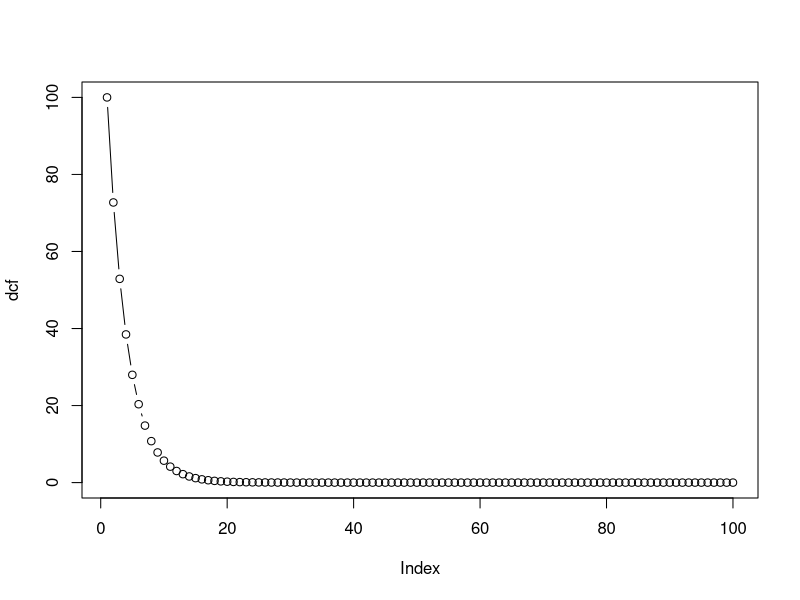
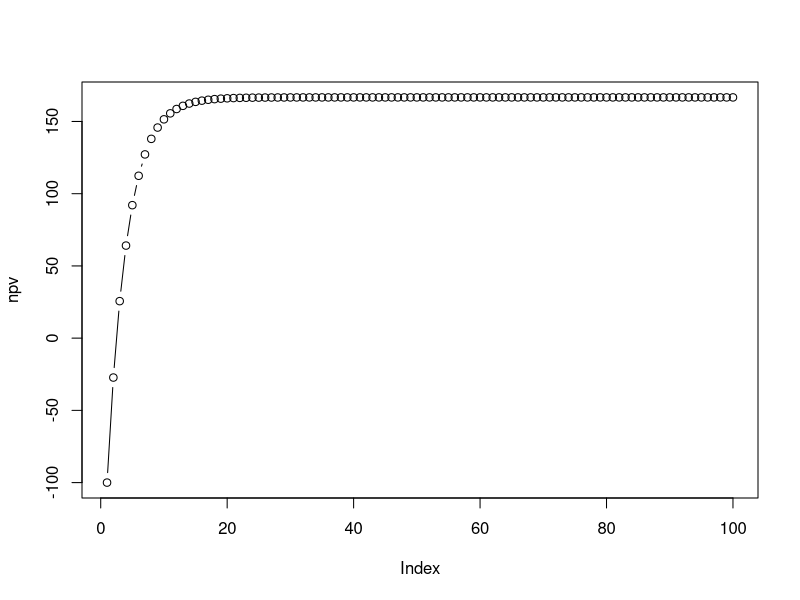
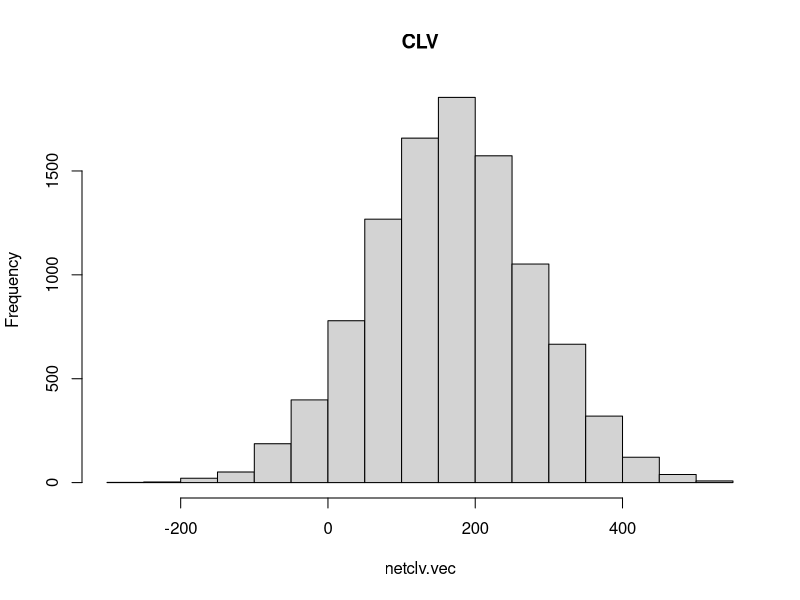

Reproduce these figures in R, in order.
####CLV CALCULATION, NET CLV, DISCOUNTED CASH FLOW MATRIX, MONTE CARLO SIMULATION

  
# Example
# M=100
# R=.8
# AC=200
# d=.1 


M = 100 #profit margin
R = .8 #retention rate
AC = 200 #aacquisition cost
i = .1 #discoujnt rate

CLV = M*(1+i)/(1+i-R) #standard clv formula
CLV

NCLV = M*(1+i)/(1+i-R) - AC #net clv is clv minus acquisition cost
NCLV


# Let's verify by listing the infinite series
maxperiod = 100
period = seq(1,maxperiod)

# discounted cash flow matrix 
dcf = rep(0,maxperiod)
npv = rep(0,maxperiod)

for (t in 1:maxperiod){
  dcf[t] = M*R^(t-1)/(1+i)^(t-1)
  npv[t] = sum(dcf[1:t]) - AC
}
# print out the discounted cash flow matrix 
plot(dcf,type="b") #dcf will approximate 0 over a certain number of periods

# print out npv to see since which period the npv>=0
plot(npv,type="b") #net present value will be stable over a period

# an alternative to figure out since which period the npv>=0
which.max(npv>=0)


########### Monte Carlo simulation of  #############
set.seed(12345)

num.samples=10000


##defining random varibales for monte carlo simulation based on normal distribution 
m.mean = 100 
m.sd = 30
m.vec<-rnorm(num.samples,m.mean,m.sd) #gives teh different profit margins m you draw each time

i.vec<-rep(i, num.samples)
ac.vec<-rep(AC, num.samples)
r.vec<-rep(R, num.samples)

netclv.vec=(m.vec* ((1+i.vec)/(1+i.vec-r.vec)))-ac.vec  

mean(netclv.vec)
median(netclv.vec)
hist(netclv.vec, main = "CLV")






